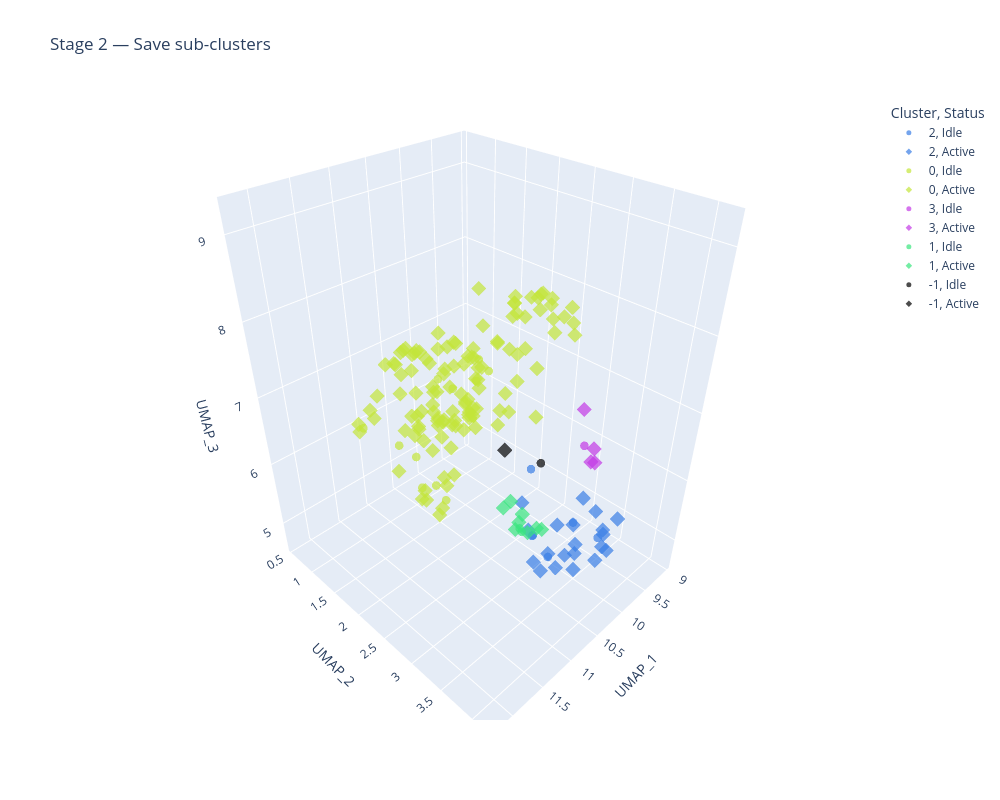

Source (notebook cell):
### Markdown cell above
### Stage 2: Sub-cluster within the selected save cluster(s)
After inspecting the Stage 1 clusters (e.g. via `visualize_tensor_sample.py`), set `SAVE_CLUSTERS` below to the cluster label(s) that contain saves.

[0, 1, 2, 3, 4]

### Code cell
# ══════════════════════════════════════════════════════════════════════════════
# ✏️  SET THIS after inspecting Stage 1 clusters
SAVE_CLUSTERS = [2]          # ← change to whatever cluster(s) contain saves
# ══════════════════════════════════════════════════════════════════════════════

# ── Filter to selected cluster(s) ──────────────────────────────────────────────
save_mask = np.isin(labels_stage1, SAVE_CLUSTERS)
X_saves = X[save_mask]
indices_saves = sampled_indices_native[save_mask]
clip_types_saves = clip_types[save_mask]
print(f"Selected {len(X_saves)} samples from cluster(s) {SAVE_CLUSTERS}")

# ── Stage 2 UMAP + HDBSCAN — finer clustering ─────────────────────────────────
stage2_umap_config = {
    'n_neighbors': 20,
    'min_dist': 0.0,
    'n_components': 40,
    'metric': 'cosine',
    'random_state': 42,
    'n_jobs': 1,
}
stage2_hdbscan_config = {
    'min_cluster_size': 5,
    'min_samples': 3,
    'metric': 'euclidean',
    'cluster_selection_method': 'eom',   # coarser than 'leaf'
}

emb_saves_hd = umap.UMAP(**stage2_umap_config).fit_transform(X_saves)
labels_saves = HDBSCAN(**stage2_hdbscan_config).fit_predict(emb_saves_hd)

unique_l2, counts_l2 = np.unique(labels_saves, return_counts=True)
print("\nStage 2 sub-cluster distribution:")
print(f"  {'Cluster':<10} {'Count':>6}  {'Action%':>8}")
print(f"  {'-'*28}")
for l, c in sorted(zip(unique_l2, counts_l2)):
    tag = "NOISE" if l == -1 else f"Cluster {l}"
    mask = labels_saves == l
    pct_action = 100 * np.sum(clip_types_saves[mask] == 'action') / c
    print(f"  {tag:<10} {c:>6}  {pct_action:>7.1f}%")

mask2 = labels_saves != -1
if np.unique(labels_saves[mask2]).size > 1:
    sil = silhouette_score(emb_saves_hd[mask2], labels_saves[mask2])
    print(f"\nSilhouette (excl. noise): {sil:.4f}")

# ── 3D visualisation ───────────────────────────────────────────────────────────
emb_saves_3d = umap.UMAP(**{**stage2_umap_config, 'n_components': 3}).fit_transform(X_saves)

plot_interactive_umap_3d(
    emb_saves_3d, labels_saves,
    title="Stage 2 — Save sub-clusters",
    split=split,
    indices=indices_saves,
)

### Figure 1 — Plotly figure (JSON) as saved in the notebook; plotly's stock layout.template omitted (floating-point values rounded to 4 significant figures; data arrays with more than 128 entries replaced by an {"elided": "..."} marker saying what was removed)
{"data": [{"customdata": [[19351, "2", 4, "Idle"], [15382, "2", 4, "Idle"], [13756, "2", 4, "Idle"], [1992, "2", 4, "Idle"], [13213, "2", 4, "Idle"], [1050, "2", 4, "Idle"]], "hovertemplate": "Cluster=%{customdata[1]}<br>Status=%{customdata[3]}<br>UMAP_1=%{x}<br>UMAP_2=%{y}<br>UMAP_3=%{z}<br>Index=%{customdata[0]}<br>Duration=%{customdata[2]}<extra></extra>", "legendgroup": "2, Idle", "marker": {"color": "rgb(57, 126, 229)", "opacity": 0.7, "size": 5, "symbol": "circle"}, "mode": "markers", "name": "2, Idle", "scene": "scene", "showlegend": true, "type": "scatter3d", "x": [10.39, 10.51, 10.37, 10.08, 10.03, 10.17], "y": [3.093, 3.455, 3.094, 3.845, 3.437, 2.835], "z": [5.249, 5.234, 5.255, 5.53, 5.471, 6.05]}, {"customdata": [[19331, "2", 4.44, "Active"], [7108, "2", 4.48, "Active"], [15733, "2", 5.16, "Active"], [16037, "2", 3.4, "Active"], [12688, "2", 3.52, "Active"], [15523, "2", 4.48, "Active"], [13483, "2", 4.76, "Active"], [15977, "2", 5.36, "Active"], [15011, "2", 3.92, "Active"], [13297, "2", 4.52, "Active"], [17038, "2", 5.32, "Active"], [2119, "2", 3.52, "Active"], [13444, "2", 4.84, "Active"], [17553, "2", 4.68, "Active"], [13682, "2", 4.4, "Active"], [15017, "2", 4.96, "Active"], [19373, "2", 5.16, "Active"], [6793, "2", 4.92, "Active"], [15589, "2", 4.44, "Active"], [13245, "2", 4.96, "Active"]], "hovertemplate": "Cluster=%{customdata[1]}<br>Status=%{customdata[3]}<br>UMAP_1=%{x}<br>UMAP_2=%{y}<br>UMAP_3=%{z}<br>Index=%{customdata[0]}<br>Duration=%{customdata[2]}<extra></extra>", "legendgroup": "2, Active", "marker": {"color": "rgb(57, 126, 229)", "opacity": 0.7, "size": 5, "symbol": "diamond"}, "mode": "markers", "name": "2, Active", "scene": "scene", "showlegend": true, "type": "scatter3d", "x": [10.39, 10.35, 10.58, 10.32, 10.27, 9.972, 10.1, 10.4, 10.16, 10.05, 10.02, 10.43, 10.46, 10.47, 10.23, 10.23, 10.16, 10.51, 10.05, 10.83], "y": [3.362, 3.717, 3.633, 2.843, 3.375, 3.398, 3.927, 3.763, 4.031, 3.879, 4.038, 3.057, 3.797, 3.665, 3.682, 3.94, 3.967, 3.237, 3.751, 3.604], "z": [5.141, 5.52, 5.241, 5.599, 5.549, 5.364, 5.66, 5.17, 5.513, 5.662, 5.926, 5.351, 5.511, 5.388, 6.154, 5.331, 5.53, 4.985, 5.87, 5.352]}, {"customdata": [[16539, "0", 4, "Idle"], [18208, "0", 4, "Idle"], [4128, "0", 4, "Idle"], [16182, "0", 4, "Idle"], [1229, "0", 4, "Idle"], [9315, "0", 4, "Idle"], [17597, "0", 4, "Idle"], [18115, "0", 4, "Idle"], [19154, "0", 4, "Idle"], [1154, "0", 4, "Idle"], [18297, "0", 4, "Idle"], [13948, "0", 4, "Idle"], [1528, "0", 4, "Idle"]], "hovertemplate": "Cluster=%{customdata[1]}<br>Status=%{customdata[3]}<br>UMAP_1=%{x}<br>UMAP_2=%{y}<br>UMAP_3=%{z}<br>Index=%{customdata[0]}<br>Duration=%{customdata[2]}<extra></extra>", "legendgroup": "0, Idle", "marker": {"color": "rgb(195, 229, 57)", "opacity": 0.7, "size": 5, "symbol": "circle"}, "mode": "markers", "name": "0, Idle", "scene": "scene", "showlegend": true, "type": "scatter3d", "x": [11.78, 10.4, 9.338, 10.21, 12.22, 9.993, 9.337, 11.66, 11.99, 11.96, 11.39, 11.16, 11.44], "y": [2.341, 2.119, 0.9226, 1.971, 2.361, 1.93, 0.9823, 2.468, 2.946, 3.264, 2.47, 2.305, 2.826], "z": [7.03, 7.109, 5.536, 7.262, 7.502, 6.984, 5.445, 6.879, 6.946, 6.963, 6.313, 7.572, 7.821]}, {"customdata": {"elided": "119x4 mixed values"}, "hovertemplate": "Cluster=%{customdata[1]}<br>Status=%{customdata[3]}<br>UMAP_1=%{x}<br>UMAP_2=%{y}<br>UMAP_3=%{z}<br>Index=%{customdata[0]}<br>Duration=%{customdata[2]}<extra></extra>", "legendgroup": "0, Active", "marker": {"color": "rgb(195, 229, 57)", "opacity": 0.7, "size": 5, "symbol": "diamond"}, "mode": "markers", "name": "0, Active", "scene": "scene", "showlegend": true, "type": "scatter3d", "x": [9.865, 9.658, 11.93, 11.38, 11.47, 11.68, 10.88, 9.838, 11.48, 11.93, 11.8, 10.35, 10.44, 11.07, 9.05, 11.43, 11.72, 11.15, 11.43, 10.56, 10.83, 11.62, 11.86, 11.71, 10.48, 11.8, 10.53, 11.93, 9.961, 9.788, 9.701, 11.34, 10.98, 9.984, 11.48, 9.188, 11.58, 10.63, 10.1, 11.01, 10.99, 11.94, 11.81, 9.299, 11.58, 12.0, 10.19, 11.41, 9.882, 11.75, 10.71, 10.64, 11.19, 11.55, 9.642, 12.21, 9.078, 11.27, 9.524, 11.75, 11.58, 11.13, 11.27, 10.02, 10.84, 11.97, 11.2, 11.05, 11.31, 9.97, 11.51, 11.15, 11.46, 10.7, 11.12, 10.6, 10.17, 10.26, 10.61, 9.92, 10.26, 11.64, 9.798, 9.504, 11.79, 10.35, 10.47, 10.59, 12.24, 11.96, 9.17, 12.0, 9.837, 10.96, 9.721, 10.6, 11.88, 10.07, 10.46, 10.62, 9.663, 10.47, 10.84, 10.77, 11.77, 11.51, 10.95, 10.94, 9.825, 11.54, 11.27, 11.64, 9.445, 11.11, 11.63, 11.67, 10.86, 9.733, 11.82], "y": [1.444, 0.7079, 3.353, 3.687, 2.381, 2.552, 1.597, 1.494, 3.643, 2.499, 2.771, 1.943, 0.9755, 2.224, 0.7734, 3.884, 2.601, 3.386, 3.606, 2.33, 1.204, 2.725, 2.059, 2.847, 3.525, 2.063, 1.487, 3.6, 1.399, 1.276, 0.7267, 3.95, 2.152, 1.204, 3.652, 0.6777, 3.697, 1.721, 0.6447, 3.535, 2.273, 2.111, 3.917, 0.8433, 4.167, 3.397, 0.571, 3.647, 0.6219, 3.162, 3.019, 3.612, 2.795, 3.892, 0.9245, 2.271, 0.7241, 3.719, 0.7898, 4.149, 2.202, 2.948, 2.407, 2.156, 1.529, 3.196, 3.198, 2.267, 2.583, 1.072, 2.965, 3.501, 2.189, 2.734, 2.865, 0.823, 1.985, 1.843, 0.9864, 0.9361, 1.529, 3.717, 0.7217, 1.26, 2.749, 0.7127, 1.099, 0.9423, 2.315, 2.951, 0.6507, 2.889, 0.6396, 1.724, 1.022, 0.8527, 3.862, 0.7156, 2.172, 3.345, 1.341, 3.542, 3.424, 3.478, 2.907, 2.7, 1.112, 1.621, 0.7627, 3.29, 4.013, 2.795, 1.146, 2.507, 4.067, 3.807, 1.817, 1.2, 3.502], "z": [5.956, 5.439, 7.32, 8.928, 6.949, 7.474, 6.427, 6.003, 9.074, 6.859, 6.543, 6.548, 6.764, 8.063, 5.37, 9.085, 6.4, 8.759, 9.045, 7.187, 6.697, 7.667, 7.284, 7.919, 8.458, 7.544, 6.413, 8.731, 6.374, 6.71, 5.432, 8.989, 5.992, 6.403, 9.139, 5.515, 8.699, 7.476, 6.741, 8.953, 7.885, 7.456, 8.276, 5.699, 9.044, 7.711, 6.825, 8.276, 6.548, 7.873, 7.988, 8.715, 8.077, 9.244, 6.459, 7.497, 5.378, 9.076, 5.404, 8.784, 7.048, 8.459, 7.511, 6.512, 6.87, 7.923, 8.413, 5.974, 7.887, 6.546, 8.428, 8.442, 7.174, 8.002, 7.801, 6.873, 7.142, 6.412, 7.108, 5.384, 6.088, 8.287, 5.502, 6.521, 7.683, 6.916, 5.905, 6.753, 7.441, 6.893, 5.456, 7.575, 6.468, 7.595, 5.526, 6.869, 8.15, 6.778, 7.197, 8.637, 6.78, 8.328, 8.868, 8.809, 8.039, 6.196, 7.137, 7.491, 5.454, 9.107, 9.009, 6.244, 5.414, 8.087, 8.208, 9.088, 6.158, 5.556, 8.723]}, {"customdata": [[9172, "3", 4, "Idle"]], "hovertemplate": "Cluster=%{customdata[1]}<br>Status=%{customdata[3]}<br>UMAP_1=%{x}<br>UMAP_2=%{y}<br>UMAP_3=%{z}<br>Index=%{customdata[0]}<br>Duration=%{customdata[2]}<extra></extra>", "legendgroup": "3, Idle", "marker": {"color": "rgb(195, 57, 229)", "opacity": 0.7, "size": 5, "symbol": "circle"}, "mode": "markers", "name": "3, Idle", "scene": "scene", "showlegend": true, "type": "scatter3d", "x": [10.13], "y": [3.554], "z": [6.787]}, {"customdata": [[1200, "3", 3.64, "Active"], [12906, "3", 4.32, "Active"], [376, "3", 3.68, "Active"], [13983, "3", 3.48, "Active"]], "hovertemplate": "Cluster=%{customdata[1]}<br>Status=%{customdata[3]}<br>UMAP_1=%{x}<br>UMAP_2=%{y}<br>UMAP_3=%{z}<br>Index=%{customdata[0]}<br>Duration=%{customdata[2]}<extra></extra>", "legendgroup": "3, Active", "marker": {"color": "rgb(195, 57, 229)", "opacity": 0.7, "size": 5, "symbol": "diamond"}, "mode": "markers", "name": "3, Active", "scene": "scene", "showlegend": true, "type": "scatter3d", "x": [10.01, 10.05, 10.21, 9.932], "y": [3.634, 3.634, 3.559, 3.528], "z": [6.521, 6.745, 7.326, 6.428]}, {"customdata": [[674, "1", 4, "Idle"], [15907, "1", 4, "Idle"]], "hovertemplate": "Cluster=%{customdata[1]}<br>Status=%{customdata[3]}<br>UMAP_1=%{x}<br>UMAP_2=%{y}<br>UMAP_3=%{z}<br>Index=%{customdata[0]}<br>Duration=%{customdata[2]}<extra></extra>", "legendgroup": "1, Idle", "marker": {"color": "rgb(57, 229, 126)", "opacity": 0.7, "size": 5, "symbol": "circle"}, "mode": "markers", "name": "1, Idle", "scene": "scene", "showlegend": true, "type": "scatter3d", "x": [9.965, 9.979], "y": [2.563, 2.535], "z": [4.661, 4.716]}, {"customdata": [[14786, "1", 3.6, "Active"], [14235, "1", 3.92, "Active"], [3057, "1", 4.28, "Active"], [7160, "1", 4.04, "Active"], [15507, "1", 3.84, "Active"], [16489, "1", 3.64, "Active"], [18011, "1", 3.52, "Active"], [4649, "1", 3.88, "Active"]], "hovertemplate": "Cluster=%{customdata[1]}<br>Status=%{customdata[3]}<br>UMAP_1=%{x}<br>UMAP_2=%{y}<br>UMAP_3=%{z}<br>Index=%{customdata[0]}<br>Duration=%{customdata[2]}<extra></extra>", "legendgroup": "1, Active", "marker": {"color": "rgb(57, 229, 126)", "opacity": 0.7, "size": 5, "symbol": "diamond"}, "mode": "markers", "name": "1, Active", "scene": "scene", "showlegend": true, "type": "scatter3d", "x": [9.873, 10.15, 10.04, 9.965, 9.824, 9.855, 9.818, 9.901], "y": [2.424, 2.382, 2.51, 2.556, 2.79, 2.726, 2.212, 2.611], "z": [4.678, 5.105, 4.721, 4.979, 4.765, 4.765, 4.898, 4.632]}, {"customdata": [[8524, "-1", 4, "Idle"]], "hovertemplate": "Cluster=%{customdata[1]}<br>Status=%{customdata[3]}<br>UMAP_1=%{x}<br>UMAP_2=%{y}<br>UMAP_3=%{z}<br>Index=%{customdata[0]}<br>Duration=%{customdata[2]}<extra></extra>", "legendgroup": "-1, Idle", "marker": {"color": "black", "opacity": 0.7, "size": 5, "symbol": "circle"}, "mode": "markers", "name": "-1, Idle", "scene": "scene", "showlegend": true, "type": "scatter3d", "x": [10.1], "y": [2.925], "z": [6.154]}, {"customdata": [[1034, "-1", 3.12, "Active"]], "hovertemplate": "Cluster=%{customdata[1]}<br>Status=%{customdata[3]}<br>UMAP_1=%{x}<br>UMAP_2=%{y}<br>UMAP_3=%{z}<br>Index=%{customdata[0]}<br>Duration=%{customdata[2]}<extra></extra>", "legendgroup": "-1, Active", "marker": {"color": "black", "opacity": 0.7, "size": 5, "symbol": "diamond"}, "mode": "markers", "name": "-1, Active", "scene": "scene", "showlegend": true, "type": "scatter3d", "x": [10.46], "y": [2.661], "z": [6.413]}], "layout": {"height": 800, "legend": {"title": {"text": "Cluster, Status"}, "tracegroupgap": 0}, "scene": {"domain": {"x": [0, 1], "y": [0, 1]}, "xaxis": {"title": {"text": "UMAP_1"}}, "yaxis": {"title": {"text": "UMAP_2"}}, "zaxis": {"title": {"text": "UMAP_3"}}}, "title": {"text": "Stage 2 — Save sub-clusters"}, "width": 1000}}
